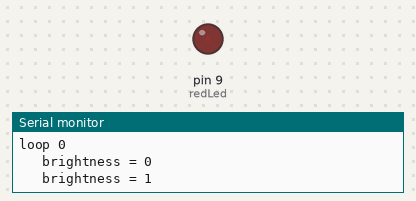
The sketch below on a simulated Arduino Uno, built with avr-gcc and run on an emulated ATmega328P. Shown: output pins drawn as LEDs (lit = HIGH), the last lines printed to the serial monitor.

Above: at 0.05 s.
At 1.65 s:
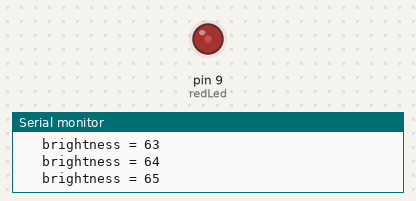
At 3.25 s:
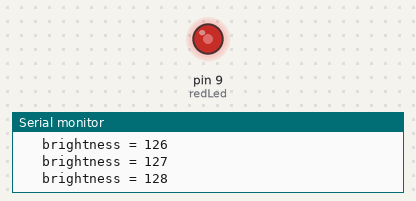
At 6.45 s:
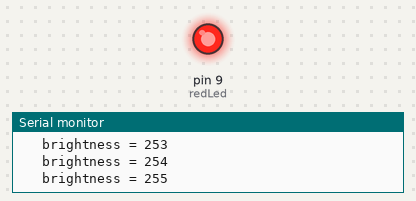
Timing chart, 0 to 8.4 s (numbered marks = the images above):
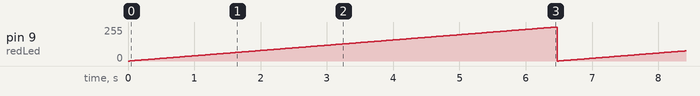

Measured:
- by itself, pin 9 (redLed): ramps from 0/255 to 255/255 and jumps back, once every 6.5 s

The sketch:

00_fadeOne.ino
```cpp
// RGB fade, RED only
// led STATEs change WITHIN loops
// each fade is within a FOR..NEXT loop


/* state pattern - within loops

LOOP-1                        LOOP-2                        LOOP-3 ...

Sequence_1 (FOR..loop)        Sequence_1                    Sequence_1
  redLed    fade up             redLed    fade up             redLed    fade up
  ms        255*25              ms        255*25              ms        255*25

*/

// led PINs
int redLed = 9;

// utility variables
int loopCounter = 0;

void setup() {
  // put your setup code here, to run once:
  // set pinModes
  pinMode(redLed, OUTPUT);

  // start serial
  Serial.begin(9600);
  Serial.println(__FILE__);
}

void loop() {

  // put your main code here, to run repeatedly:
  Serial.print("loop ");
  Serial.println(loopCounter);

  //  *** pattern ***

  // fade red up
  //                 START              STOP         STEP = 1
  for(int brightness = 0 ; brightness <= 255; brightness+=1){
    analogWrite(redLed, brightness);
      Serial.print("   brightness = ");
      Serial.println(brightness);
    delay(25);
  }

  // ***********   increment loop counter    *****************
  // loopCounter is just a way to clearly see how the code is flowing
  // you don't *NEED* it in your programs
  loopCounter++;

}
```
